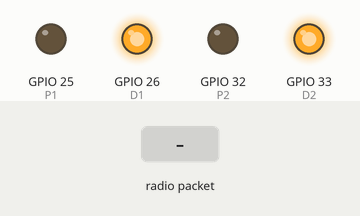
A sketch run on a simulated ESP32. On the bench: output pins drawn as LEDs (lit = HIGH). Inputs (shaded band) come from the test bench. No radio packets arrive unless stated; what the sketch prints to the serial monitor is not drawn.

Above: at 1.2 s.
1.3 s: radio packet "1" arrives
Timing chart, 0 to 4.3 s (numbered marks = the images above; inputs shaded):
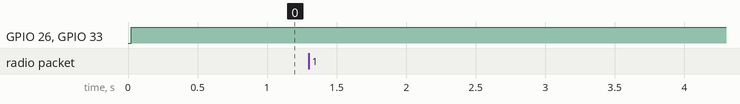

The sketch:

traversal_and_reciever_v2.ino
```cpp
#include <SPI.h>
#include <LoRa.h>
#include <esp_now.h>
#include <WiFi.h>
#include <esp_wifi.h>

uint8_t broadcastAddress[] = {0xEC, 0x64, 0xC9, 0x5E, 0x11, 0x3C}; //reciever's MAC address, (this is sender's code)

uint8_t joystick1_x = 0;
uint8_t joystick1_y = 0;
uint8_t Button1 = 0;

uint8_t joystick2_x = 0;
uint8_t joystick2_y = 0;
uint8_t Button2 = 0;

uint8_t joystick3_x = 0;
uint8_t joystick3_y = 0;
uint8_t Button3 = 0;

uint8_t mode_select = 0;
uint8_t slide2 = 0;


uint8_t payload[11];

esp_now_peer_info_t slave;

int speed = 255;
int delay_rate = 1; //delay between each gradual increase step

int gradual_increase_flag = 0;

// Pin definitions for LoRa SX1278
#define ss 22         // Slave Select (NSS)
#define rst 21       // Reset
#define dio0 5       // Digital I/O 0

#define P2 32
#define D2 33

#define P1 25
#define D1 26

void gradual_speed(int final_speed, int delay_rate, bool ifOn = 0) {
  if (ifOn && gradual_increase_flag){
    for (int speed = 0; speed < final_speed; speed++) {
      analogWrite(P1, speed);
      analogWrite(P2, speed);
      //Serial.println(speed);
      delay(delay_rate);
    }
  }
  analogWrite(P1, final_speed);
  analogWrite(P2, final_speed);

  gradual_increase_flag = 0;
}

void OnDataSent(const uint8_t *mac_addr, esp_now_send_status_t status) {
  Serial.print("Transmission Status: ");
  Serial.println(status == ESP_NOW_SEND_SUCCESS ? "Success" : "Fail");
}

void setup() {
  Serial.begin(115200);
  while (!Serial);

  Serial.println("LoRa Receiver Setup");

  // Configure LoRa module
  LoRa.setPins(ss, rst, dio0);

  if (!LoRa.begin(433E6)) { // Set frequency to 433 MHz
    Serial.println("Starting LoRa failed! Check connections and power supply.");
    while (1);
  }

  Serial.println("LoRa initialization successful!");


  pinMode(P1, OUTPUT);
  pinMode(P2, OUTPUT);

  pinMode(D1, OUTPUT);
  pinMode(D2, OUTPUT);

  assignFromPayload(payload);
  resetPayload(payload);

  WiFi.mode(WIFI_STA);

  if (esp_now_init() != ESP_OK) {
    Serial.println("Error initializing ESP-NOW");
    return;
  }

  esp_now_register_send_cb(OnDataSent);

  //Register peer
  memcpy(slave.peer_addr, broadcastAddress, 6);
  slave.channel = 0;
  slave.encrypt = false;

  if (esp_now_add_peer(&slave) != ESP_OK){
    Serial.println("Failed to add peer");
    return;
  }
}


void loop() {
  // Try to parse a packet
  int packetSize = LoRa.parsePacket();
  if (packetSize) {
    Serial.println("###Received packet###");

    // Read packet contents
    int i = LoRa.available();
    while (i) {
      //Serial.println(i);
      payload[i-1] = LoRa.read();
      //Serial.println(payload[i-1]);
      i--;
    }

    // Print RSSI (signal strength)
    Serial.print("RSSI: ");
    Serial.println(LoRa.packetRssi());
    Serial.println(LoRa.packetFrequencyError());

    //sending the data through esp now to robotic arm
    esp_err_t result = esp_now_send(broadcastAddress, (uint8_t *) &payload, sizeof(payload));

    if (result == ESP_OK) {
    Serial.println("Sent with success");
    }
    else {
      Serial.println("Error sending the data");
    }
  }

  assignFromPayload(payload);

  //traversal code
  //printing the joystick values: - comment this if the rx tx port is needed
  Serial.println("payload:");
  Serial.print(joystick1_x); Serial.print(", "); Serial.print(joystick1_y);  Serial.print(", "); Serial.println(Button1);
  Serial.print(joystick2_x); Serial.print(", "); Serial.print(joystick2_y);  Serial.print(", "); Serial.println(Button2);
  Serial.print(joystick3_x); Serial.print(", "); Serial.print(joystick3_y);  Serial.print(", "); Serial.println(Button3);
  Serial.print(mode_select); Serial.print(", "); Serial.println(slide2);

  Serial.println("  ");
  Serial.println("  ");
  Serial.println("  ");

  if (joystick1_x >= 250) {
    Serial.println("forward");
    forward(speed);
  }

  else if (joystick1_x <= 5) {
    Serial.println("backward");
    backward(speed);
  }

  else if (joystick1_y >= 250) {
    Serial.println("right");
    right(2*speed);
  }

  else if (joystick1_y <= 5) {
    Serial.println("left");
    left(2*speed);
  }

  else {
    Serial.println("stopped");
    stop();
  }
}

void assignFromPayload(uint8_t payload[11]) {
  slide2 = payload[0];
  mode_select = payload[1];

  Button3 = payload[2];
  joystick3_y = payload[3];
  joystick3_x = payload[4];

  Button2 = payload[5];
  joystick2_y = payload[6];
  joystick2_x = payload[7];

  Button1 = payload[8];
  joystick1_y = payload[9];
  joystick1_x = payload[10];
}

void resetPayload(uint8_t payload[11]) {
  payload[0] = 0;
  payload[1] = 0;
  payload[2] = 0;
  payload[3] = 128;
  payload[4] = 128;
  payload[5] = 0;
  payload[6] = 128;
  payload[7] = 128;
  payload[8] = 0;
  payload[9] = 128;
  payload[10] = 128;
}


void forward(uint8_t speed) { //add a speed argument when speed change is decided
  //speed = map(speed, 200, 255, 0, 255);
  digitalWrite(D1, HIGH);
  digitalWrite(D2, HIGH);

  gradual_speed(speed, delay_rate, 1);
}

void backward(uint8_t speed) { //add a speed argument when speed change is decided
  //speed = map(speed, 50, 0, 0, 255);
  digitalWrite(D1, LOW);
  digitalWrite(D2, LOW);

  gradual_speed(speed, delay_rate, 1);
}


void right(uint8_t speed) { //add a speed argument when speed change is decided
  //speed = map(speed, 200, 255, 0, 255);
  digitalWrite(D1, HIGH);
  digitalWrite(D2, LOW);

  gradual_speed(speed, delay_rate, 1);
}


void left(uint8_t speed) { //add a speed argument when speed change is decided
  //speed = map(speed, 50, 0, 0, 255);
  digitalWrite(D1, LOW);
  digitalWrite(D2, HIGH);

  gradual_speed(speed, delay_rate, 1);
}


void stop() { //add a speed argument when speed change is decided
  digitalWrite(D1, HIGH);
  digitalWrite(D2, HIGH);

  gradual_speed(0, delay_rate, 1);
  gradual_increase_flag = 1;
}
```
